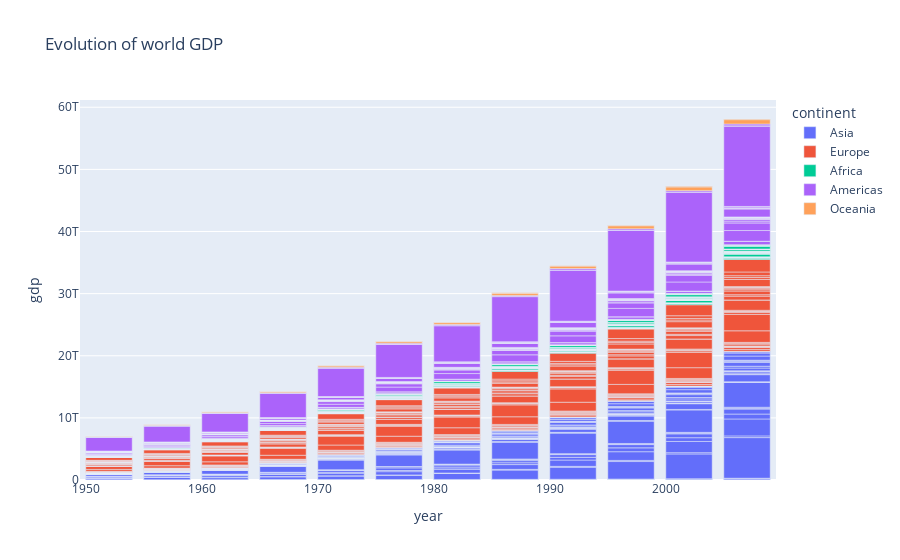

The notebook cell this image was saved under:
### Code cell
import plotly.express as px
import pandas as pd

df = px.data.gapminder()
gdp = df['pop'] * df['gdpPercap']
fig = px.bar(df, x='year', y=gdp, color='continent', labels={'y':'gdp'},
             hover_data=['country'],
             title='Evolution of world GDP')
fig.show()

### Figure 1 — Plotly figure (JSON) as saved in the notebook; plotly's stock layout.template omitted (floating-point values rounded to 4 significant figures; data arrays with more than 128 entries replaced by an {"elided": "..."} marker saying what was removed)
{"data": [{"alignmentgroup": "True", "customdata": {"elided": "396x1 str values"}, "hovertemplate": "continent=Asia<br>year=%{x}<br>gdp=%{y}<br>country=%{customdata[0]}<extra></extra>", "legendgroup": "Asia", "marker": {"color": "#636efa"}, "name": "Asia", "offsetgroup": "Asia", "orientation": "v", "showlegend": true, "textposition": "auto", "type": "bar", "x": {"elided": "396 int values"}, "xaxis": "x", "y": {"elided": "396 float values"}, "yaxis": "y"}, {"alignmentgroup": "True", "customdata": {"elided": "360x1 str values"}, "hovertemplate": "continent=Europe<br>year=%{x}<br>gdp=%{y}<br>country=%{customdata[0]}<extra></extra>", "legendgroup": "Europe", "marker": {"color": "#EF553B"}, "name": "Europe", "offsetgroup": "Europe", "orientation": "v", "showlegend": true, "textposition": "auto", "type": "bar", "x": {"elided": "360 int values"}, "xaxis": "x", "y": {"elided": "360 float values"}, "yaxis": "y"}, {"alignmentgroup": "True", "customdata": {"elided": "624x1 str values"}, "hovertemplate": "continent=Africa<br>year=%{x}<br>gdp=%{y}<br>country=%{customdata[0]}<extra></extra>", "legendgroup": "Africa", "marker": {"color": "#00cc96"}, "name": "Africa", "offsetgroup": "Africa", "orientation": "v", "showlegend": true, "textposition": "auto", "type": "bar", "x": {"elided": "624 int values"}, "xaxis": "x", "y": {"elided": "624 float values"}, "yaxis": "y"}, {"alignmentgroup": "True", "customdata": {"elided": "300x1 str values"}, "hovertemplate": "continent=Americas<br>year=%{x}<br>gdp=%{y}<br>country=%{customdata[0]}<extra></extra>", "legendgroup": "Americas", "marker": {"color": "#ab63fa"}, "name": "Americas", "offsetgroup": "Americas", "orientation": "v", "showlegend": true, "textposition": "auto", "type": "bar", "x": {"elided": "300 int values"}, "xaxis": "x", "y": {"elided": "300 float values"}, "yaxis": "y"}, {"alignmentgroup": "True", "customdata": [["Australia"], ["Australia"], ["Australia"], ["Australia"], ["Australia"], ["Australia"], ["Australia"], ["Australia"], ["Australia"], ["Australia"], ["Australia"], ["Australia"], ["New Zealand"], ["New Zealand"], ["New Zealand"], ["New Zealand"], ["New Zealand"], ["New Zealand"], ["New Zealand"], ["New Zealand"], ["New Zealand"], ["New Zealand"], ["New Zealand"], ["New Zealand"]], "hovertemplate": "continent=Oceania<br>year=%{x}<br>gdp=%{y}<br>country=%{customdata[0]}<extra></extra>", "legendgroup": "Oceania", "marker": {"color": "#FFA15A"}, "name": "Oceania", "offsetgroup": "Oceania", "orientation": "v", "showlegend": true, "textposition": "auto", "type": "bar", "x": [1952, 1957, 1962, 1967, 1972, 1977, 1982, 1987, 1992, 1997, 2002, 2007, 1952, 1957, 1962, 1967, 1972, 1977, 1982, 1987, 1992, 1997, 2002, 2007], "xaxis": "x", "y": [87260000000.0, 106300000000.0, 131900000000.0, 172500000000.0, 221200000000.0, 258000000000.0, 295700000000.0, 355900000000.0, 409500000000.0, 501200000000.0, 599800000000.0, 703700000000.0, 21060000000.0, 27300000000.0, 32790000000.0, 39460000000.0, 47000000000.0, 51380000000.0, 56610000000.0, 63050000000.0, 63130000000.0, 77390000000.0, 90630000000.0, 103700000000.0], "yaxis": "y"}], "layout": {"barmode": "relative", "legend": {"title": {"text": "continent"}, "tracegroupgap": 0}, "title": {"text": "Evolution of world GDP"}, "xaxis": {"anchor": "y", "domain": [0, 1], "title": {"text": "year"}}, "yaxis": {"anchor": "x", "domain": [0, 1], "title": {"text": "gdp"}}}}
